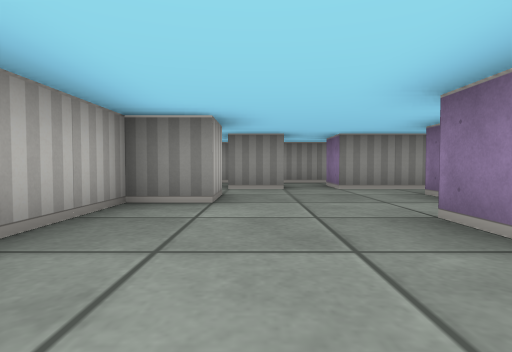
[1] (above)

12 first-person views from a walk through a cub3D level. The camera is about half as high as the walls, tilts 2° down and sees 80° across. The floor is counted in squares. Each view is taken from the middle of a square. On the plan, view 1 faces up. The plan holds only what a view shows up to about 9 squares ahead; the rest is blank.

[2]
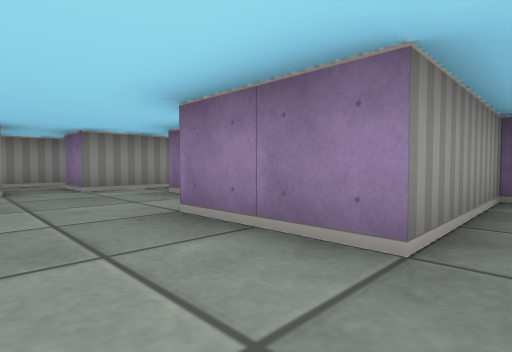

[3]
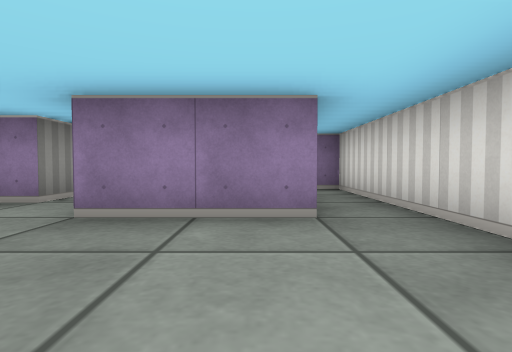

[4]
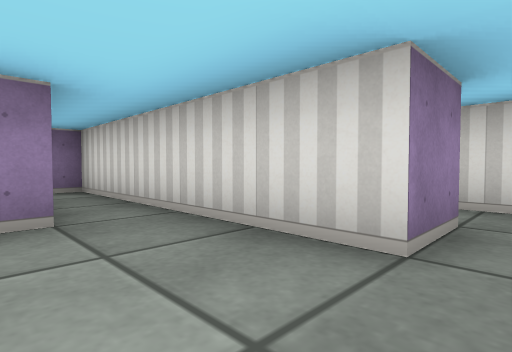

[5]
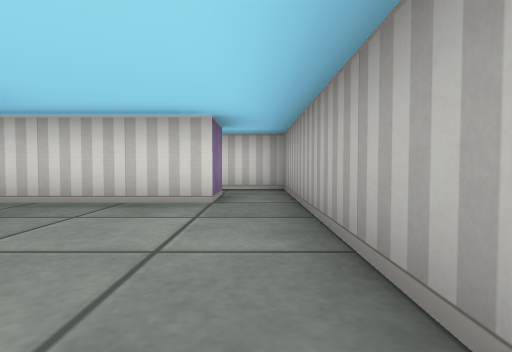

[6]
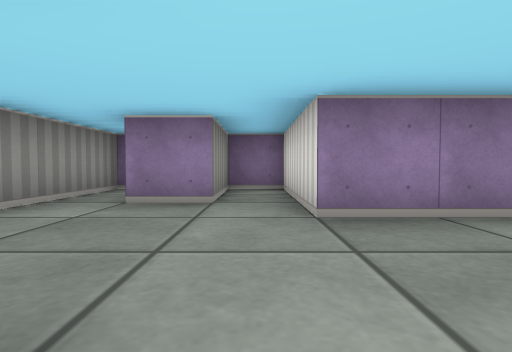

[7]
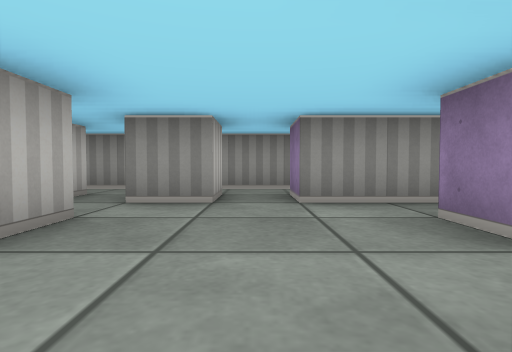

[8]
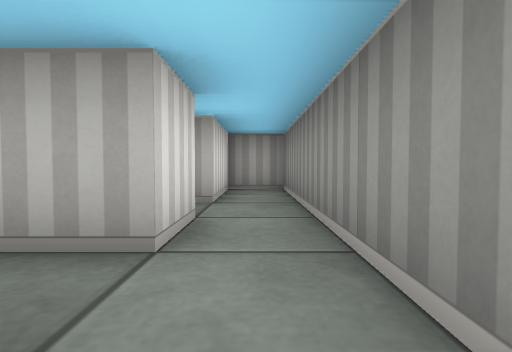

[9]
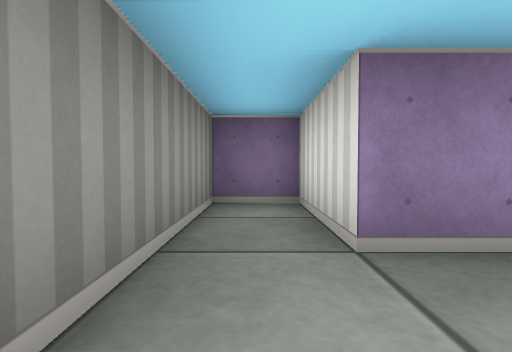

[10]
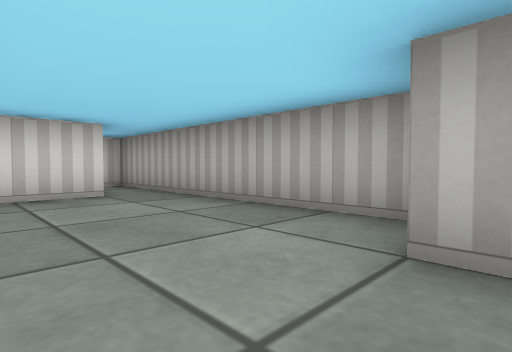

[11]
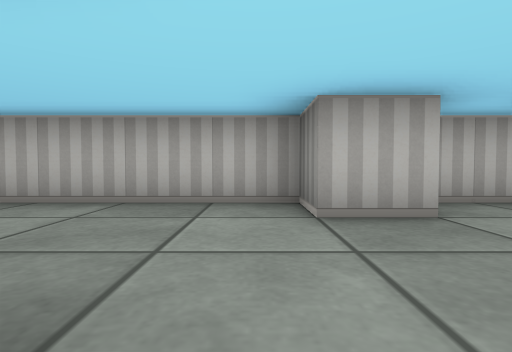

[12]
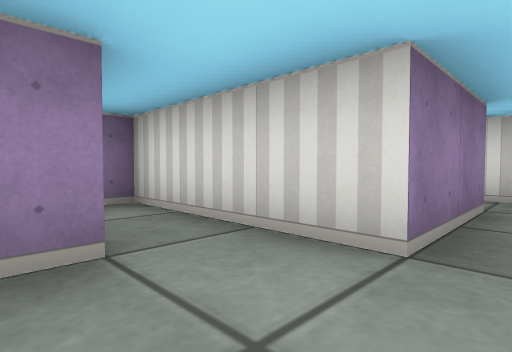

### Floor plan
Key: @ floor where view 1 was taken; # wall or solid block; . floor.
Columns run from 4 left of view 1 to 5 right of it. Each row starts with its distance up from view 1.
  8 #######
  7 #......
  6 ###.#.####
  5   #......#
  4   ##...###
  3   #......#
  2   #...####
  1   #...####
  0   #.@....#
 -1   #.######
 -2   #..
 -3   ###

Where each view was taken, in squares from view 1:
view 1: 0 up, 0 right, facing up
view 2: 0 up, 0 right, facing up-right
view 3: 1 up, 1 left, facing right
view 4: 1 up, 1 left, facing down-right
view 5: 3 up, 1 left, facing down
view 6: 3 up, 1 left, facing right
view 7: 2 up, 1 right, facing up
view 8: 7 up, 2 right, facing left
view 9: 5 up, 1 right, facing right
view 10: 4 up, 1 right, facing down-left
view 11: 3 up, 2 right, facing left
view 12: 4 up, 1 right, facing down-right
